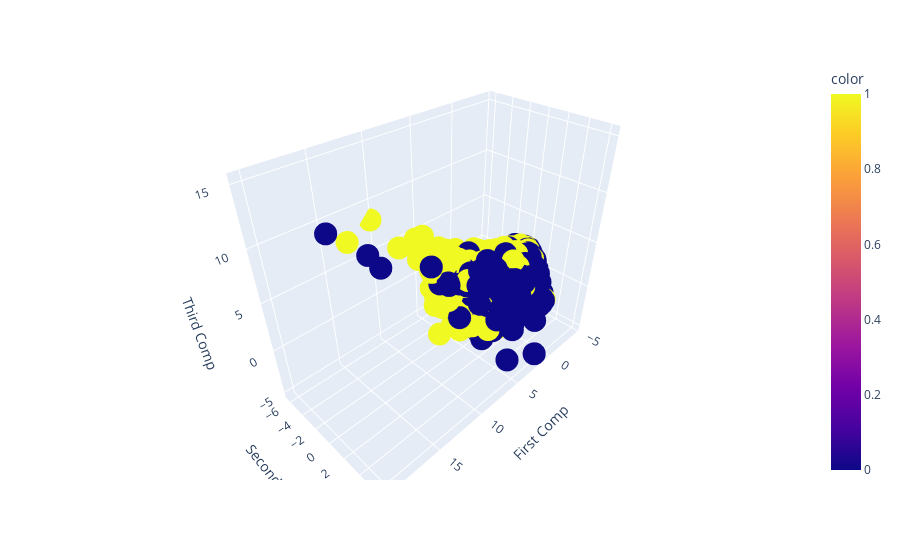

Notebook cell for this chart:
### Code cell
import plotly.express as px

from sklearn.decomposition import PCA
from sklearn.preprocessing import StandardScaler, FunctionTransformer
from sklearn.pipeline import Pipeline


pca = Pipeline([("standarize", StandardScaler()), ("pca",PCA(n_components = 3)), ("dataframe", FunctionTransformer(lambda x: pd.DataFrame(x, columns = ["First Comp", "Second Comp", "Third Comp"])))]).fit(X)
X3D = pca.transform(X)
px.scatter_3d(x = "First Comp", y = "Second Comp",z = "Third Comp", data_frame= X3D, color= y)

### Figure 1 — Plotly figure (JSON) as saved in the notebook; plotly's stock layout.template omitted (floating-point values rounded to 4 significant figures; data arrays with more than 128 entries replaced by an {"elided": "..."} marker saying what was removed)
{"data": [{"hovertemplate": "First Comp=%{x}<br>Second Comp=%{y}<br>Third Comp=%{z}<br>color=%{marker.color}<extra></extra>", "legendgroup": "", "marker": {"color": {"elided": "2365 int values"}, "coloraxis": "coloraxis", "symbol": "circle"}, "mode": "markers", "name": "", "scene": "scene", "showlegend": false, "type": "scatter3d", "x": {"elided": "2365 float values"}, "y": {"elided": "2365 float values"}, "z": {"elided": "2365 float values"}}], "layout": {"coloraxis": {"colorbar": {"title": {"text": "color"}}, "colorscale": [[0, "#0d0887"], [0.1111, "#46039f"], [0.2222, "#7201a8"], [0.3333, "#9c179e"], [0.4444, "#bd3786"], [0.5556, "#d8576b"], [0.6667, "#ed7953"], [0.7778, "#fb9f3a"], [0.8889, "#fdca26"], [1, "#f0f921"]]}, "legend": {"tracegroupgap": 0}, "margin": {"t": 60}, "scene": {"domain": {"x": [0, 1], "y": [0, 1]}, "xaxis": {"title": {"text": "First Comp"}}, "yaxis": {"title": {"text": "Second Comp"}}, "zaxis": {"title": {"text": "Third Comp"}}}}}
